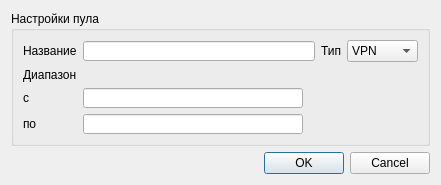
<?xml version="1.0" encoding="UTF-8"?>
<ui version="4.0">
 <class>Dialog</class>
 <widget class="QDialog" name="Dialog">
  <property name="geometry">
   <rect>
    <x>0</x>
    <y>0</y>
    <width>441</width>
    <height>175</height>
   </rect>
  </property>
  <property name="windowTitle">
   <string>Настройки пула</string>
  </property>
  <property name="sizeGripEnabled">
   <bool>false</bool>
  </property>
  <layout class="QGridLayout" name="gridLayout_2">
   <item row="0" column="0">
    <widget class="QGroupBox" name="groupBox_pool">
     <property name="title">
      <string>Настройки пула</string>
     </property>
     <layout class="QGridLayout" name="gridLayout">
      <item row="0" column="0">
       <widget class="QLabel" name="label_name">
        <property name="text">
         <string>Название</string>
        </property>
       </widget>
      </item>
      <item row="0" column="1" colspan="3">
       <widget class="QLineEdit" name="lineEdit_name">
        <property name="maximumSize">
         <size>
          <width>16777215</width>
          <height>20</height>
         </size>
        </property>
       </widget>
      </item>
      <item row="0" column="4">
       <widget class="QLabel" name="label_type">
        <property name="text">
         <string>Тип</string>
        </property>
       </widget>
      </item>
      <item row="0" column="5">
       <widget class="QComboBox" name="comboBox_type">
        <property name="minimumSize">
         <size>
          <width>71</width>
          <height>0</height>
         </size>
        </property>
        <item>
         <property name="text">
          <string>VPN</string>
         </property>
        </item>
        <item>
         <property name="text">
          <string>IPN</string>
         </property>
        </item>
       </widget>
      </item>
      <item row="1" column="0">
       <widget class="QLabel" name="label_diapason">
        <property name="text">
         <string>Диапазон</string>
        </property>
       </widget>
      </item>
      <item row="3" column="1">
       <widget class="QLineEdit" name="lineEdit_end_ip">
        <property name="minimumSize">
         <size>
          <width>131</width>
          <height>0</height>
         </size>
        </property>
        <property name="maximumSize">
         <size>
          <width>16777215</width>
          <height>20</height>
         </size>
        </property>
       </widget>
      </item>
      <item row="2" column="1">
       <widget class="QLineEdit" name="lineEdit_start_ip">
        <property name="maximumSize">
         <size>
          <width>16777215</width>
          <height>20</height>
         </size>
        </property>
       </widget>
      </item>
      <item row="2" column="0">
       <widget class="QLabel" name="label_from">
        <property name="text">
         <string>с</string>
        </property>
       </widget>
      </item>
      <item row="3" column="0">
       <widget class="QLabel" name="label_to">
        <property name="text">
         <string>по</string>
        </property>
       </widget>
      </item>
     </layout>
    </widget>
   </item>
   <item row="1" column="0">
    <widget class="QDialogButtonBox" name="buttonBox">
     <property name="orientation">
      <enum>Qt::Horizontal</enum>
     </property>
     <property name="standardButtons">
      <set>QDialogButtonBox::Cancel|QDialogButtonBox::Ok</set>
     </property>
    </widget>
   </item>
  </layout>
 </widget>
 <resources/>
 <connections>
  <connection>
   <sender>buttonBox</sender>
   <signal>accepted()</signal>
   <receiver>Dialog</receiver>
   <slot>accept()</slot>
   <hints>
    <hint type="sourcelabel">
     <x>248</x>
     <y>254</y>
    </hint>
    <hint type="destinationlabel">
     <x>157</x>
     <y>274</y>
    </hint>
   </hints>
  </connection>
  <connection>
   <sender>buttonBox</sender>
   <signal>rejected()</signal>
   <receiver>Dialog</receiver>
   <slot>reject()</slot>
   <hints>
    <hint type="sourcelabel">
     <x>316</x>
     <y>260</y>
    </hint>
    <hint type="destinationlabel">
     <x>286</x>
     <y>274</y>
    </hint>
   </hints>
  </connection>
 </connections>
</ui>
